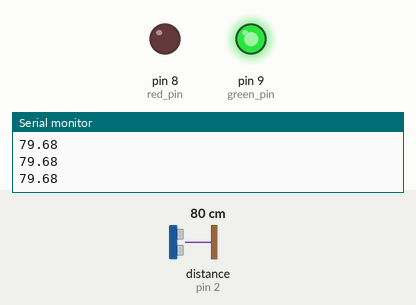
The sketch below on a simulated Arduino Uno, built with avr-gcc and run on an emulated ATmega328P. On the bench: output pins drawn as LEDs (lit = HIGH), the last lines printed to the serial monitor. Wiring (inferred from the names in the program): ultrasonic range finder: trigger pin 3; echo pin 2. Inputs (shaded band) come from the test bench; at power-on: distance to the obstacle (sensor on pin 2) 80 cm. The echo pulse lasts 58.3 µs per cm; pins used as bus, display or sensor lines are not drawn.

Above: at 1.2 s.
1.3 s: distance to the obstacle (sensor on pin 2) set to 23 cm
2.8 s: distance to the obstacle (sensor on pin 2) set to 18 cm
At 4.0 s:
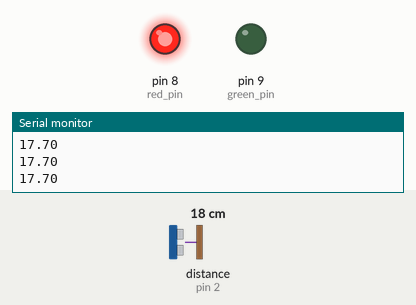
4.3 s: distance to the obstacle (sensor on pin 2) set to 35 cm
At 5.1 s:
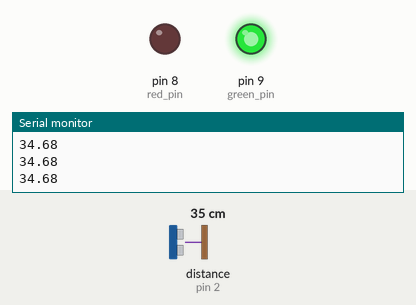
5.8 s: distance to the obstacle (sensor on pin 2) set to 2 cm
At 6.2 s:
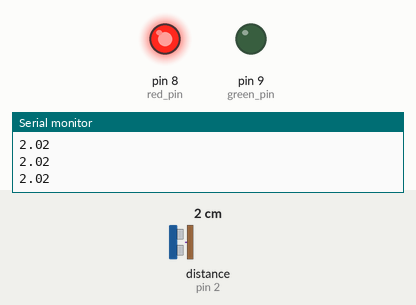
Timing chart, 0 to 8.3 s (numbered marks = the images above; inputs shaded):
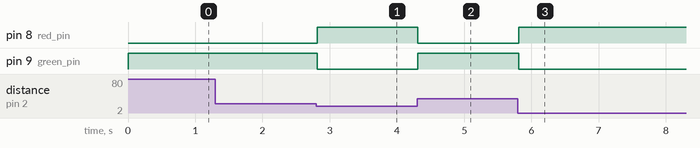

The sketch:

ultrasonic_sensor.ino
```cpp
const int beep_distance = 20;
int echo_pin = 2;
int trig_pin = 3;
int red_pin = 8;  // also buzzer
int green_pin = 9;
float distance;
float duration;


void setup() {
  pinMode(echo_pin, INPUT);
  pinMode(trig_pin, OUTPUT);

  pinMode(red_pin, OUTPUT);
  digitalWrite(red_pin, LOW);

  pinMode(green_pin, OUTPUT);
  digitalWrite(green_pin, HIGH);

  Serial.begin(9600);
}

void loop() {
  time_measurement();
  distance = (float)duration * (0.0343) / 2;
  Serial.println(distance);
  alarm_condition();
}

void time_measurement() {
  digitalWrite(trig_pin, LOW);
  delayMicroseconds(2);

  digitalWrite(trig_pin, HIGH);
  delayMicroseconds(10);
  digitalWrite(trig_pin, LOW);
  duration = pulseIn(echo_pin, HIGH);
}

void alarm_condition() {
  if (distance <= beep_distance) {
    digitalWrite(red_pin, HIGH);
    digitalWrite(green_pin, LOW);
  } else {
    digitalWrite(red_pin, LOW);
    digitalWrite(green_pin, HIGH);
  }
}
```

Measured:
- the behaviour switches between 21 and 20 cm on distance to the obstacle (sensor on pin 2) (found by bisection; images 0 and 1)
- after the input at 2.8 s, pin 8 (red_pin): LOW → HIGH at once; pin 9 (green_pin): HIGH → LOW at once
- after the input at 4.3 s, pin 8 (red_pin): HIGH → LOW at once; pin 9 (green_pin): LOW → HIGH at once
- after the input at 5.8 s, pin 8 (red_pin): LOW → HIGH at once; pin 9 (green_pin): HIGH → LOW at once
